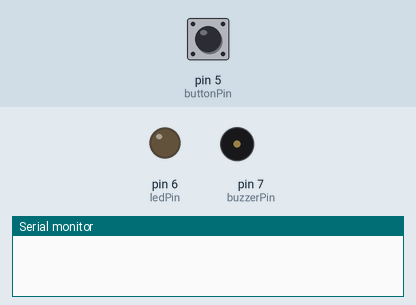
This sketch was run on a simulated Arduino Uno, built with avr-gcc and run on an emulated ATmega328P. On the bench: output pins drawn as LEDs (lit = HIGH), buzzer (waves = sounding), the last lines printed to the serial monitor. The test bench sets the inputs (shaded band); at power-on: pin 5 (buttonPin) HIGH.

Above: at 1.2 s.
1.3 s: pin 5 (buttonPin) pulled LOW for 0.15 s
At 2.0 s:
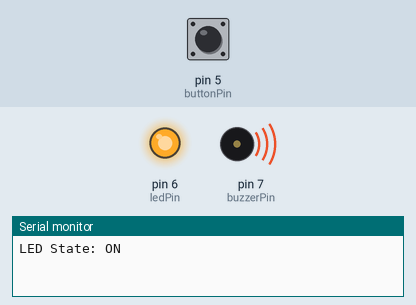
3.0 s: pin 5 (buttonPin) pulled LOW for 1 s
At 3.7 s:
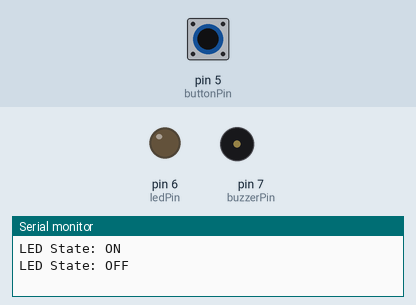
5.5 s: pin 5 (buttonPin) pulled LOW for 3.2 s
At 5.64 s:
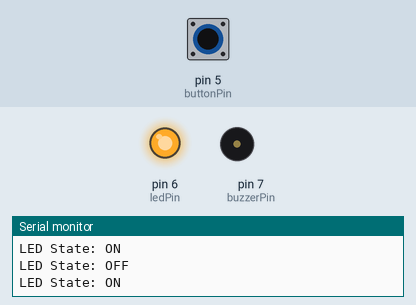
Timing chart, 0 to 16.2 s (numbered marks = the images above; inputs shaded):
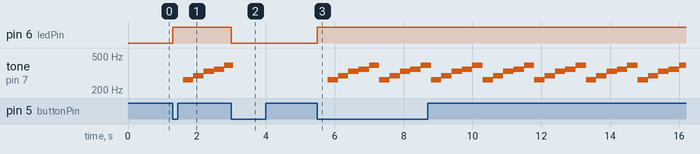

The sketch:

sound_test.ino
```cpp
const int buttonPin = 5;   // ボタン D5
const int ledPin    = 6;   // LED D6
const int buzzerPin = 7;   // ブザー D7

int ledState = LOW;
int lastButtonState = HIGH;

int notes[] = {262, 294, 330, 349, 392}; // ド(C),レ(D),ミ(E),ファ(F),ソ(G)の周波数
int noteCount = sizeof(notes)/sizeof(notes[0]);
int noteIndex = 0;
unsigned long lastNoteChange = 0;
const unsigned long noteDuration = 300; // 1音 300ms

void setup() {
  pinMode(buttonPin, INPUT_PULLUP);
  pinMode(ledPin, OUTPUT);
  pinMode(buzzerPin, OUTPUT);
  digitalWrite(ledPin, ledState);
  Serial.begin(9600);
}

void loop() {
  int buttonState = digitalRead(buttonPin);

  // トグル動作
  if (lastButtonState == HIGH && buttonState == LOW) {
    ledState = !ledState;
    digitalWrite(ledPin, ledState);
    Serial.print("LED State: ");
    Serial.println(ledState == HIGH ? "ON" : "OFF");
    delay(50); // チャタリング防止
  }
  lastButtonState = buttonState;

  if (ledState == HIGH) {
    // LED点灯中にドレミファソをループ
    unsigned long now = millis();
    if (now - lastNoteChange >= noteDuration) {
      tone(buzzerPin, notes[noteIndex]);
      lastNoteChange = now;
      noteIndex = (noteIndex + 1) % noteCount;
    }
  } else {
    noTone(buzzerPin); // LED消灯時は音も停止
    noteIndex = 0;     // ドからリセット
    lastNoteChange = millis();
  }
}
```

Measured:
- after the input at 1.3 s, pin 6 (ledPin): LOW → HIGH at once; tone on pin 7 (buzzerPin): plays 262 Hz for 0.30 s, 294 Hz for 0.30 s, 330 Hz for 0.30 s, 349 Hz for 0.30 s, 392 Hz for 0.20 s, starting after 0.30 s
- after the input at 3.0 s, pin 6 (ledPin): HIGH → LOW at once
- after the input at 5.5 s, pin 6 (ledPin): LOW → HIGH at once; tone on pin 7 (buzzerPin): silent → 262 Hz after 0.30 s, then repeats every 1.5 s: 294 Hz 0.30 s, 330 Hz 0.30 s, 349 Hz 0.30 s, 392 Hz 0.30 s, 262 Hz 0.30 s
